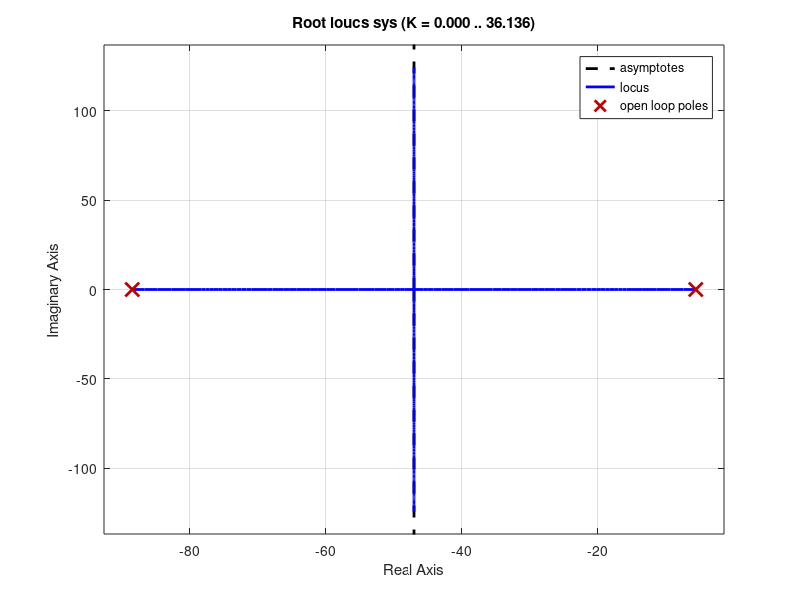
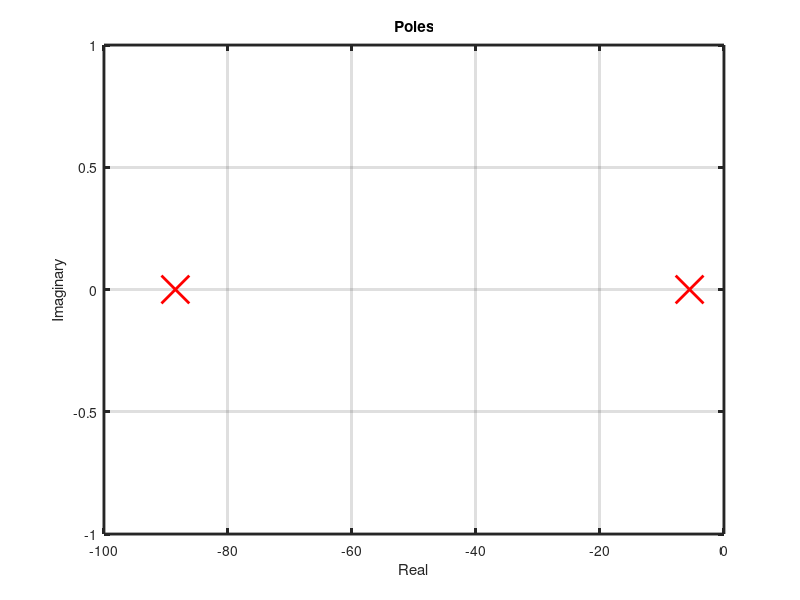
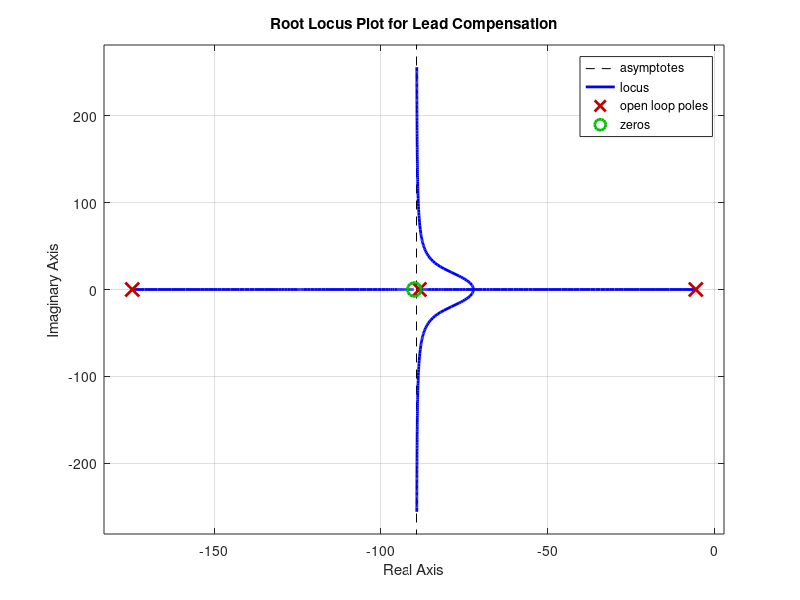

These figures' MATLAB source, in order: (Note: this script raises an error after producing the figures.)
Ra = 11.4;
La = 0.1214;
Jm = 0.02215;
Bm = 0.002953;
Kt = 1.28;
Ke = 0.0045;

% Define the transfer function
sys = tf(Kt / (La * Jm), [1, (Ra * Jm + Bm * La) / (La * Jm), (Kt * Ke + Ra * Bm + Kt) / (La * Jm)]);

% Plot the root locus with increased line width
figure;
rlocus(sys);
h = findall(gca, 'type', 'line');
set(h, 'linewidth', 2);

% Compute and plot the poles
ch_eq_coefs = [1, (Ra * Jm + Bm * La) / (La * Jm), (Kt * Ke + Ra * Bm + Kt) / (La * Jm)];
poles = roots(ch_eq_coefs);
T = 1 / max(abs(poles));
ts_2 = 4 * T;
ts_5 = 3 * T;

figure;
plot(real(poles), imag(poles), 'rx', 'LineWidth', 2, 'MarkerSize', 20);
grid on;
xlabel('Real');
ylabel('Imaginary');
title('Poles');

% Ensure all grid lines and axis lines are of width 2
set(gca, 'LineWidth', 2);
set(findall(gcf, 'Type', 'Line'), 'LineWidth', 2);

% Additional calculations
result1 = (Kt * Ke + Ra * Bm) / Kt;
result2 = Kt / (Kt * (Ke + 1) + Ra * Bm);

% Display results
disp('Results:');
disp(['Result 1: ', num2str(result1)]);
disp(['Result 2: ', num2str(result2)]);

tf_eq_bb = [Kt / (La * Jm)];
ch_eq_coefs2 = [1, (Ra * Jm + Bm * La) / (La * Jm), (Kt * Ke + Ra * Bm) / (La * Jm)];

%% Lead Compensator

close all

wd = 80;
z = -90;
p1 = poles(1);
p2 = poles(2);

p = p1 - (wd/(   tan(   -atan((p2-p1)/wd) + atan(wd/(p1 - z))  )));

zero_tf = tf([1, -z], 1);  % Transfer function for zero: (s - z)
pole_tf = tf(1, [1, -p]);  % Transfer function for pole: 1/(s - p)

% Combine the existing transfer function with the new zero and pole
new_sys = series(sys, zero_tf);
new_sys = series(new_sys, pole_tf);


% Plot the root locus of the new system
figure;
rlocus(new_sys);
title('Root Locus Plot for Lead Compensation');
grid on;
g
atan((p2-p1)/wd) + atan(wd/(p1 - p)) - atan(wd/(p1 - z))
